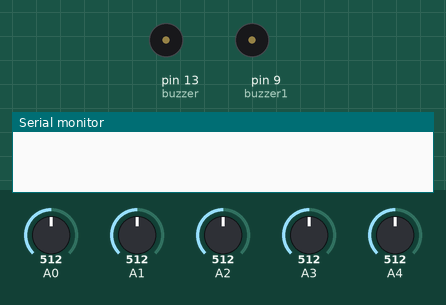
Recording of a sketch running on a simulated Arduino Uno, built with avr-gcc and run on an emulated ATmega328P. On the bench: buzzer (waves = sounding, pin HIGH), the last lines printed to the serial monitor. The test bench sets the inputs (shaded band); at power-on: A0 = 512, A1 = 512, A2 = 512, A3 = 512, A4 = 512. Pins used as bus, display or sensor lines are not drawn.

Above: at 1.5 s.
At 21.5 s:
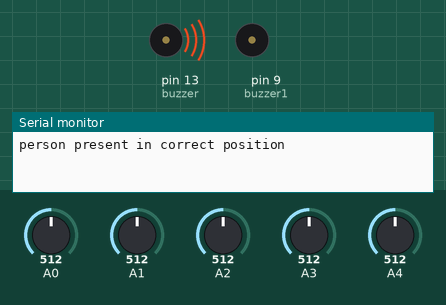
Timing chart, 0 to 23.4 s (numbered marks = the images above):
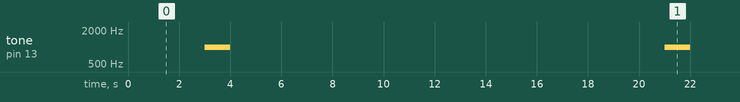

Measured:
- by itself, tone on pin 13 (buzzer): alternates 1000 Hz for 1.0 s and silent for 17.0 s

The sketch:

copy_of_smart_chair1.ino
```cpp
// C++ code
//
const int buzzer=13;
const int buzzer1=9;
void setup()
{
  Serial.begin(9600);
  pinMode(2,INPUT_PULLUP);
  pinMode(buzzer,OUTPUT);
  pinMode(buzzer1,OUTPUT);
}

void loop()
{
  if(digitalRead(13)==LOW)
  {
    digitalWrite(13,HIGH);
    delay(3000);
    tone(buzzer,1000);//in reality buzzer responds after 5min ,so he change position
    delay(1000);
    noTone(buzzer);
    delay(3000);
  }
  else
    digitalWrite(13,LOW);

  delay(10000);
  int analogReading = analogRead(A0);
  int analogReading1 = analogRead(A1);
  int analogReading2 = analogRead(A2);
  int analogReading3 = analogRead(A3);
  int analogReading4 = analogRead(A4);

  if((analogReading2>0) && (analogReading3 >0) && (analogReading==0) && (analogReading1 ==0) && (analogReading4==0))
  {//if the person tries to arrange something like books.
    //more delay is needed so he can come back.
    Serial.println("wrong posture");
    delay(7000);
    tone(buzzer1,1000);
    delay(1000);
    noTone(buzzer1);
    delay(20000);
  }


  else if((analogReading==0) && (analogReading1==0) && (analogReading2==0) && (analogReading3==0) && (analogReading4 ==0))
  {
    Serial.println("no pressure");

  }
  else if((analogReading >0) && (analogReading1 >0) && (analogReading2 >0) && (analogReading3 >0) && (analogReading4 >0))
  {
    Serial.println("person present in correct position");//person present in correct position

  }
  else
  {


    delay(10000);//this delay of 10sec is ony for testing purposes
    //in reality the buzzer rings after 5 min indicating he sat i wrong posture for more than 5 min
    if((analogReading!=0) && (analogReading1!=0) && (analogReading2!=0) && (analogReading3!=0) && (analogReading4 !=0))
       {
         Serial.println("person present");
       }

   else
   {
     Serial.println("wrong posture");
    tone(buzzer1,1000);
    delay(1000);
    noTone(buzzer1);
    delay(3000);
   }
  }

 delay(1000);
}
```
